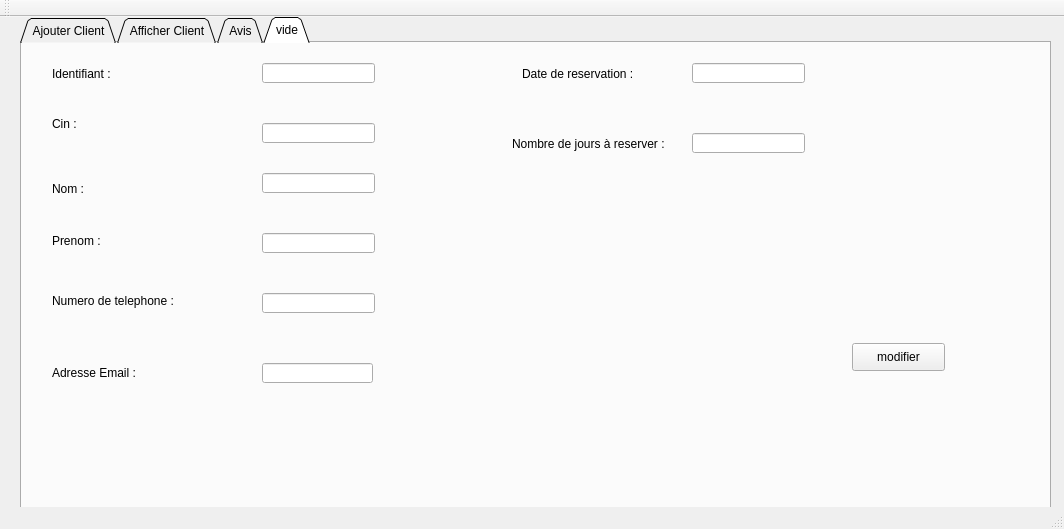
<?xml version="1.0" encoding="UTF-8"?>
<ui version="4.0">
 <class>MainWindow</class>
 <widget class="QMainWindow" name="MainWindow">
  <property name="geometry">
   <rect>
    <x>0</x>
    <y>0</y>
    <width>1064</width>
    <height>529</height>
   </rect>
  </property>
  <property name="windowTitle">
   <string>Gestion des Clients</string>
  </property>
  <widget class="QWidget" name="centralWidget">
   <widget class="QTabWidget" name="tabWidget">
    <property name="geometry">
     <rect>
      <x>20</x>
      <y>0</y>
      <width>1031</width>
      <height>501</height>
     </rect>
    </property>
    <property name="tabShape">
     <enum>QTabWidget::Triangular</enum>
    </property>
    <property name="currentIndex">
     <number>3</number>
    </property>
    <widget class="QWidget" name="tab">
     <attribute name="title">
      <string>Ajouter Client</string>
     </attribute>
     <widget class="QLabel" name="label">
      <property name="geometry">
       <rect>
        <x>40</x>
        <y>90</y>
        <width>81</width>
        <height>41</height>
       </rect>
      </property>
      <property name="text">
       <string>Cin :</string>
      </property>
     </widget>
     <widget class="QLabel" name="label_2">
      <property name="geometry">
       <rect>
        <x>40</x>
        <y>50</y>
        <width>71</width>
        <height>21</height>
       </rect>
      </property>
      <property name="text">
       <string>Identifiant :</string>
      </property>
     </widget>
     <widget class="QLabel" name="label_3">
      <property name="geometry">
       <rect>
        <x>40</x>
        <y>150</y>
        <width>61</width>
        <height>31</height>
       </rect>
      </property>
      <property name="text">
       <string>Nom :</string>
      </property>
     </widget>
     <widget class="QLabel" name="label_4">
      <property name="geometry">
       <rect>
        <x>40</x>
        <y>220</y>
        <width>61</width>
        <height>16</height>
       </rect>
      </property>
      <property name="text">
       <string>Prenom :</string>
      </property>
     </widget>
     <widget class="QLabel" name="label_5">
      <property name="geometry">
       <rect>
        <x>40</x>
        <y>280</y>
        <width>141</width>
        <height>16</height>
       </rect>
      </property>
      <property name="text">
       <string>Numero de telephone :</string>
      </property>
     </widget>
     <widget class="QLabel" name="label_6">
      <property name="geometry">
       <rect>
        <x>40</x>
        <y>340</y>
        <width>101</width>
        <height>20</height>
       </rect>
      </property>
      <property name="text">
       <string>Adresse Email :</string>
      </property>
     </widget>
     <widget class="QLineEdit" name="ID">
      <property name="geometry">
       <rect>
        <x>220</x>
        <y>50</y>
        <width>113</width>
        <height>20</height>
       </rect>
      </property>
     </widget>
     <widget class="QLineEdit" name="CIN">
      <property name="geometry">
       <rect>
        <x>220</x>
        <y>100</y>
        <width>113</width>
        <height>20</height>
       </rect>
      </property>
     </widget>
     <widget class="QLineEdit" name="NOM">
      <property name="geometry">
       <rect>
        <x>220</x>
        <y>160</y>
        <width>113</width>
        <height>20</height>
       </rect>
      </property>
     </widget>
     <widget class="QLineEdit" name="PRENOM">
      <property name="geometry">
       <rect>
        <x>220</x>
        <y>220</y>
        <width>113</width>
        <height>20</height>
       </rect>
      </property>
     </widget>
     <widget class="QLineEdit" name="NUMTEL">
      <property name="geometry">
       <rect>
        <x>220</x>
        <y>280</y>
        <width>113</width>
        <height>20</height>
       </rect>
      </property>
     </widget>
     <widget class="QLineEdit" name="ADRESSE">
      <property name="geometry">
       <rect>
        <x>220</x>
        <y>340</y>
        <width>111</width>
        <height>20</height>
       </rect>
      </property>
     </widget>
     <widget class="QPushButton" name="pushButtonAjouter">
      <property name="geometry">
       <rect>
        <x>910</x>
        <y>390</y>
        <width>75</width>
        <height>23</height>
       </rect>
      </property>
      <property name="text">
       <string>Ajouter</string>
      </property>
     </widget>
     <widget class="QLabel" name="label_8">
      <property name="geometry">
       <rect>
        <x>450</x>
        <y>50</y>
        <width>131</width>
        <height>21</height>
       </rect>
      </property>
      <property name="text">
       <string>Date de reservation :</string>
      </property>
     </widget>
     <widget class="QLabel" name="label_9">
      <property name="geometry">
       <rect>
        <x>450</x>
        <y>120</y>
        <width>181</width>
        <height>21</height>
       </rect>
      </property>
      <property name="text">
       <string>Nombre de jours à reserver :</string>
      </property>
     </widget>
     <widget class="QLineEdit" name="DATERES">
      <property name="geometry">
       <rect>
        <x>680</x>
        <y>50</y>
        <width>113</width>
        <height>20</height>
       </rect>
      </property>
     </widget>
     <widget class="QLineEdit" name="NBRJOURS">
      <property name="geometry">
       <rect>
        <x>680</x>
        <y>120</y>
        <width>113</width>
        <height>20</height>
       </rect>
      </property>
     </widget>
    </widget>
    <widget class="QWidget" name="tab_2">
     <attribute name="title">
      <string>Afficher Client</string>
     </attribute>
     <widget class="QTableView" name="tab_client">
      <property name="geometry">
       <rect>
        <x>20</x>
        <y>40</y>
        <width>611</width>
        <height>331</height>
       </rect>
      </property>
     </widget>
     <widget class="QLabel" name="label_10">
      <property name="geometry">
       <rect>
        <x>720</x>
        <y>100</y>
        <width>81</width>
        <height>16</height>
       </rect>
      </property>
      <property name="text">
       <string>Identifiant :</string>
      </property>
     </widget>
     <widget class="QLineEdit" name="id2">
      <property name="geometry">
       <rect>
        <x>820</x>
        <y>100</y>
        <width>113</width>
        <height>22</height>
       </rect>
      </property>
     </widget>
     <widget class="QPushButton" name="id_supp">
      <property name="geometry">
       <rect>
        <x>830</x>
        <y>190</y>
        <width>93</width>
        <height>28</height>
       </rect>
      </property>
      <property name="text">
       <string>Supprimer</string>
      </property>
     </widget>
     <widget class="QPushButton" name="pushButton_2">
      <property name="geometry">
       <rect>
        <x>830</x>
        <y>230</y>
        <width>93</width>
        <height>28</height>
       </rect>
      </property>
      <property name="text">
       <string>Modifier</string>
      </property>
     </widget>
     <widget class="QPushButton" name="pushButton_3">
      <property name="geometry">
       <rect>
        <x>830</x>
        <y>270</y>
        <width>93</width>
        <height>28</height>
       </rect>
      </property>
      <property name="text">
       <string>Trier</string>
      </property>
     </widget>
     <widget class="QPushButton" name="pushButton_4">
      <property name="geometry">
       <rect>
        <x>830</x>
        <y>310</y>
        <width>93</width>
        <height>28</height>
       </rect>
      </property>
      <property name="text">
       <string>Rechercher</string>
      </property>
     </widget>
    </widget>
    <widget class="QWidget" name="tab_3">
     <attribute name="title">
      <string>Avis</string>
     </attribute>
     <widget class="QLabel" name="label_7">
      <property name="geometry">
       <rect>
        <x>40</x>
        <y>50</y>
        <width>47</width>
        <height>14</height>
       </rect>
      </property>
      <property name="text">
       <string>Id :</string>
      </property>
     </widget>
     <widget class="QLineEdit" name="cin_2">
      <property name="geometry">
       <rect>
        <x>130</x>
        <y>50</y>
        <width>113</width>
        <height>20</height>
       </rect>
      </property>
     </widget>
     <widget class="QTextBrowser" name="textBrowser">
      <property name="geometry">
       <rect>
        <x>130</x>
        <y>110</y>
        <width>256</width>
        <height>192</height>
       </rect>
      </property>
     </widget>
     <widget class="QLabel" name="label_11">
      <property name="geometry">
       <rect>
        <x>40</x>
        <y>180</y>
        <width>47</width>
        <height>14</height>
       </rect>
      </property>
      <property name="text">
       <string>Avis :</string>
      </property>
     </widget>
    </widget>
    <widget class="QWidget" name="tab_4">
     <attribute name="title">
      <string>vide</string>
     </attribute>
     <widget class="QLabel" name="label_12">
      <property name="geometry">
       <rect>
        <x>30</x>
        <y>20</y>
        <width>71</width>
        <height>21</height>
       </rect>
      </property>
      <property name="text">
       <string>Identifiant :</string>
      </property>
     </widget>
     <widget class="QLabel" name="label_13">
      <property name="geometry">
       <rect>
        <x>30</x>
        <y>60</y>
        <width>81</width>
        <height>41</height>
       </rect>
      </property>
      <property name="text">
       <string>Cin :</string>
      </property>
     </widget>
     <widget class="QLabel" name="label_14">
      <property name="geometry">
       <rect>
        <x>30</x>
        <y>130</y>
        <width>61</width>
        <height>31</height>
       </rect>
      </property>
      <property name="text">
       <string>Nom :</string>
      </property>
     </widget>
     <widget class="QLabel" name="label_29">
      <property name="geometry">
       <rect>
        <x>30</x>
        <y>190</y>
        <width>61</width>
        <height>16</height>
       </rect>
      </property>
      <property name="text">
       <string>Prenom :</string>
      </property>
     </widget>
     <widget class="QLabel" name="label_30">
      <property name="geometry">
       <rect>
        <x>30</x>
        <y>250</y>
        <width>141</width>
        <height>16</height>
       </rect>
      </property>
      <property name="text">
       <string>Numero de telephone :</string>
      </property>
     </widget>
     <widget class="QLabel" name="label_31">
      <property name="geometry">
       <rect>
        <x>30</x>
        <y>320</y>
        <width>101</width>
        <height>20</height>
       </rect>
      </property>
      <property name="text">
       <string>Adresse Email :</string>
      </property>
     </widget>
     <widget class="QLineEdit" name="ID_3">
      <property name="geometry">
       <rect>
        <x>240</x>
        <y>20</y>
        <width>113</width>
        <height>20</height>
       </rect>
      </property>
     </widget>
     <widget class="QLineEdit" name="CIN_3">
      <property name="geometry">
       <rect>
        <x>240</x>
        <y>80</y>
        <width>113</width>
        <height>20</height>
       </rect>
      </property>
     </widget>
     <widget class="QLineEdit" name="NOM_3">
      <property name="geometry">
       <rect>
        <x>240</x>
        <y>130</y>
        <width>113</width>
        <height>20</height>
       </rect>
      </property>
     </widget>
     <widget class="QLineEdit" name="PRENOM_3">
      <property name="geometry">
       <rect>
        <x>240</x>
        <y>190</y>
        <width>113</width>
        <height>20</height>
       </rect>
      </property>
     </widget>
     <widget class="QLineEdit" name="NUMTEL_3">
      <property name="geometry">
       <rect>
        <x>240</x>
        <y>250</y>
        <width>113</width>
        <height>20</height>
       </rect>
      </property>
     </widget>
     <widget class="QLineEdit" name="ADRESSE_3">
      <property name="geometry">
       <rect>
        <x>240</x>
        <y>320</y>
        <width>111</width>
        <height>20</height>
       </rect>
      </property>
     </widget>
     <widget class="QLabel" name="label_32">
      <property name="geometry">
       <rect>
        <x>500</x>
        <y>20</y>
        <width>131</width>
        <height>21</height>
       </rect>
      </property>
      <property name="text">
       <string>Date de reservation :</string>
      </property>
     </widget>
     <widget class="QLabel" name="label_33">
      <property name="geometry">
       <rect>
        <x>490</x>
        <y>90</y>
        <width>181</width>
        <height>21</height>
       </rect>
      </property>
      <property name="text">
       <string>Nombre de jours à reserver :</string>
      </property>
     </widget>
     <widget class="QLineEdit" name="DATERES_3">
      <property name="geometry">
       <rect>
        <x>670</x>
        <y>20</y>
        <width>113</width>
        <height>20</height>
       </rect>
      </property>
     </widget>
     <widget class="QLineEdit" name="NBRJOURS_3">
      <property name="geometry">
       <rect>
        <x>670</x>
        <y>90</y>
        <width>113</width>
        <height>20</height>
       </rect>
      </property>
     </widget>
     <widget class="QPushButton" name="pushButton">
      <property name="geometry">
       <rect>
        <x>830</x>
        <y>300</y>
        <width>93</width>
        <height>28</height>
       </rect>
      </property>
      <property name="text">
       <string>modifier</string>
      </property>
     </widget>
    </widget>
   </widget>
  </widget>
  <widget class="QMenuBar" name="menuBar">
   <property name="geometry">
    <rect>
     <x>0</x>
     <y>0</y>
     <width>1064</width>
     <height>26</height>
    </rect>
   </property>
  </widget>
  <widget class="QToolBar" name="mainToolBar">
   <attribute name="toolBarArea">
    <enum>TopToolBarArea</enum>
   </attribute>
   <attribute name="toolBarBreak">
    <bool>false</bool>
   </attribute>
  </widget>
  <widget class="QStatusBar" name="statusBar"/>
 </widget>
 <layoutdefault spacing="6" margin="11"/>
 <resources/>
 <connections/>
</ui>
